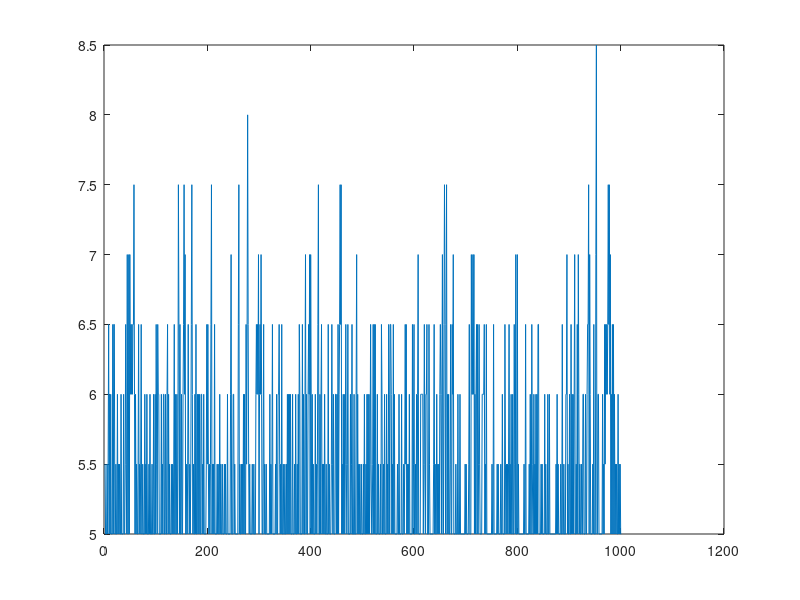

This chart was generated by the following MATLAB code:
clear all;
close all;
plik=fopen("pliczek.txt",'r');
formatSpec = '%f';
A = fscanf(plik,formatSpec);
count=size(A);
for i=1:count
 B(i)=i+1;
end
B=B.';
plot(B,A);
